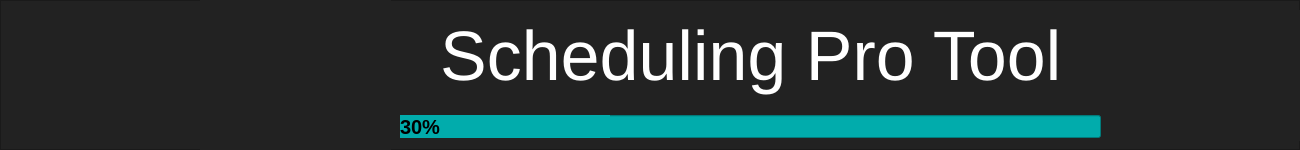
      <widget class="QFrame" name="topbar">
       <property name="geometry">
        <rect>
         <x>0</x>
         <y>0</y>
         <width>1300</width>
         <height>150</height>
        </rect>
       </property>
       <property name="minimumSize">
        <size>
         <width>1300</width>
         <height>150</height>
        </size>
       </property>
       <property name="maximumSize">
        <size>
         <width>1300</width>
         <height>150</height>
        </size>
       </property>
       <property name="styleSheet">
        <string notr="true">background-color: rgb(34, 34, 34);</string>
       </property>
       <property name="frameShape">
        <enum>QFrame::StyledPanel</enum>
       </property>
       <property name="frameShadow">
        <enum>QFrame::Raised</enum>
       </property>
       <widget class="QProgressBar" name="progressBar">
        <property name="geometry">
         <rect>
          <x>400</x>
          <y>115</y>
          <width>701</width>
          <height>23</height>
         </rect>
        </property>
        <property name="styleSheet">
         <string notr="true">QProgressBar{
	color: rgb(0, 0, 0);
	font-size: 20px;
	font-weight: bold;
	background-color: rgb(1, 172, 172);

}
QProgressBar::chunk{

	

	background-color: rgb(1, 172, 172);

}</string>
        </property>
        <property name="value">
         <number>30</number>
        </property>
       </widget>
       <widget class="QLabel" name="label_10">
        <property name="geometry">
         <rect>
          <x>1140</x>
          <y>10</y>
          <width>191</width>
          <height>131</height>
         </rect>
        </property>
        <property name="text">
         <string/>
        </property>
       </widget>
       <widget class="QLabel" name="label_39">
        <property name="geometry">
         <rect>
          <x>200</x>
          <y>0</y>
          <width>191</width>
          <height>151</height>
         </rect>
        </property>
        <property name="styleSheet">
         <string notr="true">QLabel{
	color: rgb(255, 255, 255);
	font-size: 36px;

	border-color: rgb(0, 139, 130);
}</string>
        </property>
        <property name="text">
         <string/>
        </property>
        <property name="pixmap">
         <pixmap>images/title2.png</pixmap>
        </property>
       </widget>
       <widget class="QLabel" name="label_40">
        <property name="geometry">
         <rect>
          <x>440</x>
          <y>10</y>
          <width>631</width>
          <height>91</height>
         </rect>
        </property>
        <property name="styleSheet">
         <string notr="true">QLabel{
	color: rgb(255, 255, 255);
	font-size: 70px;

	border-color: rgb(0, 139, 130);
}
</string>
        </property>
        <property name="text">
         <string>Scheduling Pro Tool</string>
        </property>
       </widget>
      </widget>
